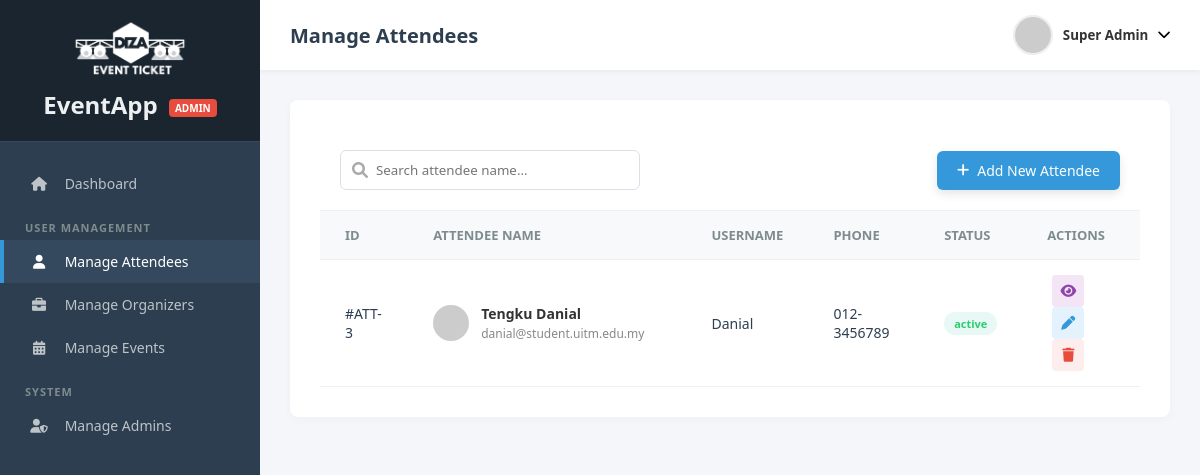
/manage-attendees.php (signed in), run on the app's committed database.
### tables this page shows
CREATE TABLE users (
    id INT AUTO_INCREMENT PRIMARY KEY,
    username VARCHAR(50) NOT NULL UNIQUE,
    password_hash VARCHAR(255) NOT NULL,  
    first_name VARCHAR(100) NOT NULL,
    last_name VARCHAR(100) NOT NULL,
    email VARCHAR(100) NOT NULL UNIQUE,
    phone_number VARCHAR(20),
    gender ENUM('Male', 'Female', 'Other'),
    address TEXT,
    role ENUM('admin', 'organizer', 'attendee') NOT NULL,
    status ENUM('active', 'banned') DEFAULT 'active',
    created_at TIMESTAMP DEFAULT CURRENT_TIMESTAMP
);

### manage-attendees.php (the view, shortened to what this page needs)
<?php
require_once("connection.php");
$currentUser = $_SESSION['user'];
$query = "SELECT * FROM users WHERE role = 'attendee' ORDER BY id DESC";
$result = mysqli_query($conn, $query);
$attendeeList = [];
if ($result) {
    while ($row = mysqli_fetch_assoc($result)) {
        $attendeeList[] = $row;
    }
}
?>
<!DOCTYPE html>
<html lang="en">
<head>
    <link rel="stylesheet" href="https://cdnjs.cloudflare.com/ajax/libs/font-awesome/6.0.0/css/all.min.css">
    <link rel="stylesheet" href="css/styledashboard.css?v=2">
</head>
<body class="admin-theme">
    <div class="dashboard-container">
        <aside class="sidebar">
            <div class="brand">
                <img src="images/DIZAET_LogoWhite.png" alt="DIZAET Logo" class="brand-logo">
                <h2>EventApp <span class="badge">ADMIN</span></h2>
            </div>
            <ul class="nav-links">
                <li><a href="admin-dashboard.php"><i class="fas fa-home"></i> Dashboard</a></li>
                <li class="menu-header">User Management</li>
                <li class="active"><a href="manage-attendees.php"><i class="fas fa-user"></i> Manage Attendees</a></li>
                <li><a href="manage-organizers.php"><i class="fas fa-briefcase"></i> Manage Organizers</a></li>
                <li><a href="manage-events.php"><i class="fas fa-calendar-alt"></i> Manage Events</a></li>
                <li class="menu-header">System</li>
                <li><a href="manage-admins.php"><i class="fas fa-user-shield"></i> Manage Admins</a></li>
            </ul>
        </aside>
        <main class="main-content">
            <header class="top-bar">
                <div class="page-title"><h1>Manage Attendees</h1></div>
                <div class="user-menu">
                    <button class="user-btn" onclick="toggleDropdown()">
                        <img src="https://ui-avatars.com/api?name=<?php echo urlencode($currentUser['first_name'] . '+' . $currentUser['last_name']); ?>" alt="Admin" class="avatar">
                        <span class="username"><?php echo htmlspecialchars($currentUser['first_name'] . ' ' . $currentUser['last_name']); ?></span>
                        <i class="fas fa-chevron-down"></i>
                    </button>
                </div>
            </header>
            <div class="content-padding">
                <div class="card card-padded">
                    <div class="table-controls">
                        <div class="search-wrapper">
                            <i class="fas fa-search"></i>
                            <input type="text" placeholder="Search attendee name...">
                        </div>
                        <a href="manage-attendees-addNew.php" class="btn-primary" style="text-decoration: none;">
                            <i class="fas fa-plus"></i> Add New Attendee
                        </a>
                    </div>
                    <div class="table-responsive">
                        <table class="styled-table">
                            <thead>
                                <tr>
                                    <th>ID</th>
                                    <th>Attendee Name</th>
                                    <th>Username</th>
                                    <th>Phone</th>
                                    <th>Status</th>
                                    <th class="text-right">Actions</th>
                                </tr>
                            </thead>
                            <tbody>
                                <?php if (!empty($attendeeList)): ?>
                                    <?php foreach ($attendeeList as $att): ?>
                                        <tr>
                                            <td>#ATT-<?php echo $att['id']; ?></td>
                                            <td>
                                                <div class="user-cell">
                                                    <img src="https://ui-avatars.com/api?name=<?php echo urlencode($att['first_name'] . '+' . $att['last_name']); ?>" alt="Avatar">
                                                    <div class="user-info">
                                                        <span class="name"><?php echo htmlspecialchars($att['first_name'] . ' ' . $att['last_name']); ?></span>
                                                        <span class="email"><?php echo htmlspecialchars($att['email']); ?></span>
                                                    </div>
                                                </div>
                                            </td>
                                            <td><?php echo htmlspecialchars($att['username']); ?></td>
                                            <td><?php echo htmlspecialchars($att['phone_number'] ?? 'N/A'); ?></td>
                                            <td><span class="status active"><?php echo htmlspecialchars($att['status']); ?></span></td>
                                            <td class="text-right">
                                                <a href="manage-attendees-view.php?id=<?php echo $att['id']; ?>" class="btn-action view"><i class="fas fa-eye"></i></a>
                                                <a href="manage-attendees-edit.php?id=<?php echo $att['id']; ?>" class="btn-action edit"><i class="fas fa-pen"></i></a>
                                                <form action="manage-attendees.php" method="POST" style="display: inline;">
                                                    <button type="submit" class="btn-action delete" onclick="return confirm('Are you sure you want to delete this attendee?');"><i class="fas fa-trash"></i></button>
                                                </form>
                                            </td>
                                        </tr>
                                    <?php endforeach; ?>
                                <?php else: ?>
                                    <tr><td colspan="6" style="text-align: center; padding: 20px;">No attendees found.</td></tr>
                                <?php endif; ?>
                            </tbody>
                        </table>
                    </div>
                </div>
            </div>
        </main>
    </div>
</body>
</html>

### data on the page
users: id "3", first_name+last_name "Tengku Danial", email "danial@student.uitm.edu.my", username "Danial", phone_number "012-3456789", status "active"

### other printed values
$currentUser['first_name'] . ' ' . $currentUser['last_name'] "Super Admin"
